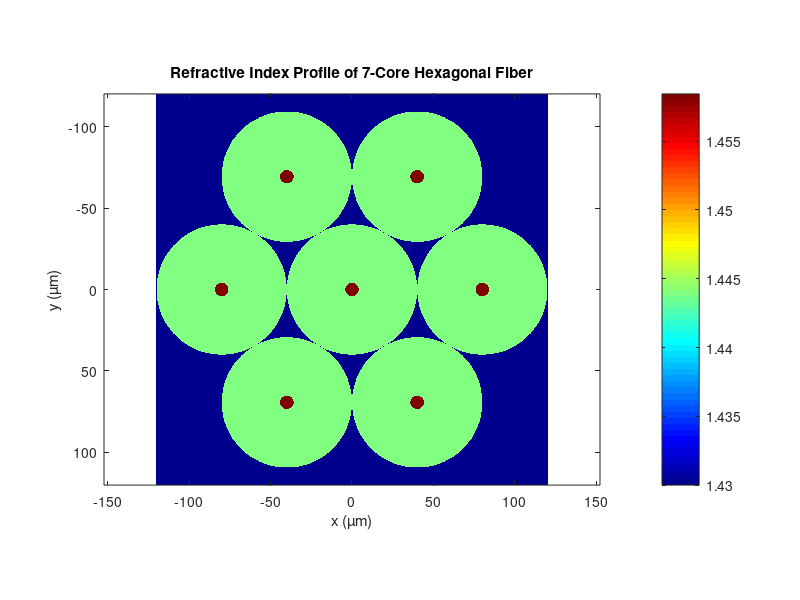

Reproduce this figure in MATLAB.
% Define parameters
core_radius = 8.2 / 2; % Core radius in micrometers
cladding_radius = 80 / 2; % Cladding radius in micrometers
delta_n = 0.01; % Relative refractive index difference
n_cladding = 1.444; % Cladding refractive index
n_background = 1.43; % Background refractive index

n_core = n_cladding * (1 + delta_n); % Core refractive index
fiber_radius = 3 * cladding_radius; % Estimate for the whole fiber radius
fiber_diameter = 2 * fiber_radius;

% Create a grid
grid_size = 2000; % Number of grid points for better resolution
x = linspace(-fiber_radius, fiber_radius, grid_size);
y = linspace(-fiber_radius, fiber_radius, grid_size);
[X, Y] = meshgrid(x, y);

% Initialize refractive index profile
n_profile = n_background * ones(grid_size);

% Define core positions for hexagonal arrangement
d = 2 * cladding_radius; % Center-to-center distance between adjacent cores
core_positions = [
    0, 0;
    d, 0;
    -d, 0;
    d/2, d * sqrt(3)/2;
    d/2, -d * sqrt(3)/2;
    -d/2, d * sqrt(3)/2;
    -d/2, -d * sqrt(3)/2
];

% Create refractive index profile for each core and cladding
for i = 1:size(core_positions, 1)
    cx = core_positions(i, 1);
    cy = core_positions(i, 2);
    
    % Set core region
    core_mask = ((X - cx).^2 + (Y - cy).^2) <= core_radius^2;
    n_profile(core_mask) = n_core;
    
    % Set cladding region
    cladding_mask = ((X - cx).^2 + (Y - cy).^2) <= cladding_radius^2 & ~core_mask;
    n_profile(cladding_mask) = n_cladding;
end

% Plot the refractive index profile
figure;
imagesc(x, y, n_profile);
axis equal;
colorbar;
title('Refractive Index Profile of 7-Core Hexagonal Fiber');
xlabel('x (µm)');
ylabel('y (µm)');
colormap(jet);
